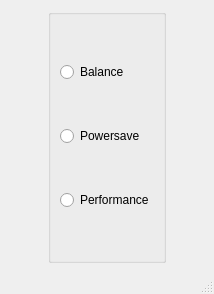
<?xml version="1.0" encoding="UTF-8"?>
<ui version="4.0">
 <class>MainWindow</class>
 <widget class="QMainWindow" name="MainWindow">
  <property name="enabled">
   <bool>true</bool>
  </property>
  <property name="geometry">
   <rect>
    <x>0</x>
    <y>0</y>
    <width>214</width>
    <height>294</height>
   </rect>
  </property>
  <property name="sizePolicy">
   <sizepolicy hsizetype="Preferred" vsizetype="Preferred">
    <horstretch>0</horstretch>
    <verstretch>0</verstretch>
   </sizepolicy>
  </property>
  <property name="windowTitle">
   <string>KFrequency</string>
  </property>
  <property name="windowIcon">
   <iconset resource="default.qrc">
    <normaloff>:/img/kf_icon.png</normaloff>:/img/kf_icon.png</iconset>
  </property>
  <property name="layoutDirection">
   <enum>Qt::LeftToRight</enum>
  </property>
  <widget class="QWidget" name="centralwidget">
   <layout class="QHBoxLayout" name="horizontalLayout">
    <item>
     <spacer name="horizontalSpacer">
      <property name="orientation">
       <enum>Qt::Horizontal</enum>
      </property>
      <property name="sizeHint" stdset="0">
       <size>
        <width>40</width>
        <height>20</height>
       </size>
      </property>
     </spacer>
    </item>
    <item>
     <widget class="QGroupBox" name="groupBox">
      <property name="title">
       <string/>
      </property>
      <layout class="QVBoxLayout" name="verticalLayout">
       <item>
        <widget class="QRadioButton" name="radioBalance">
         <property name="text">
          <string>Balance</string>
         </property>
        </widget>
       </item>
       <item>
        <widget class="QRadioButton" name="radioPowersave">
         <property name="text">
          <string>Powersave</string>
         </property>
        </widget>
       </item>
       <item>
        <widget class="QRadioButton" name="radioPerformance">
         <property name="text">
          <string>Performance</string>
         </property>
        </widget>
       </item>
      </layout>
     </widget>
    </item>
    <item>
     <spacer name="horizontalSpacer_2">
      <property name="orientation">
       <enum>Qt::Horizontal</enum>
      </property>
      <property name="sizeHint" stdset="0">
       <size>
        <width>40</width>
        <height>20</height>
       </size>
      </property>
     </spacer>
    </item>
   </layout>
  </widget>
  <widget class="QStatusBar" name="statusbar"/>
  <widget class="QMenuBar" name="menubar">
   <property name="geometry">
    <rect>
     <x>0</x>
     <y>0</y>
     <width>214</width>
     <height>27</height>
    </rect>
   </property>
  </widget>
 </widget>
 <resources>
  <include location="default.qrc"/>
 </resources>
 <connections/>
</ui>
